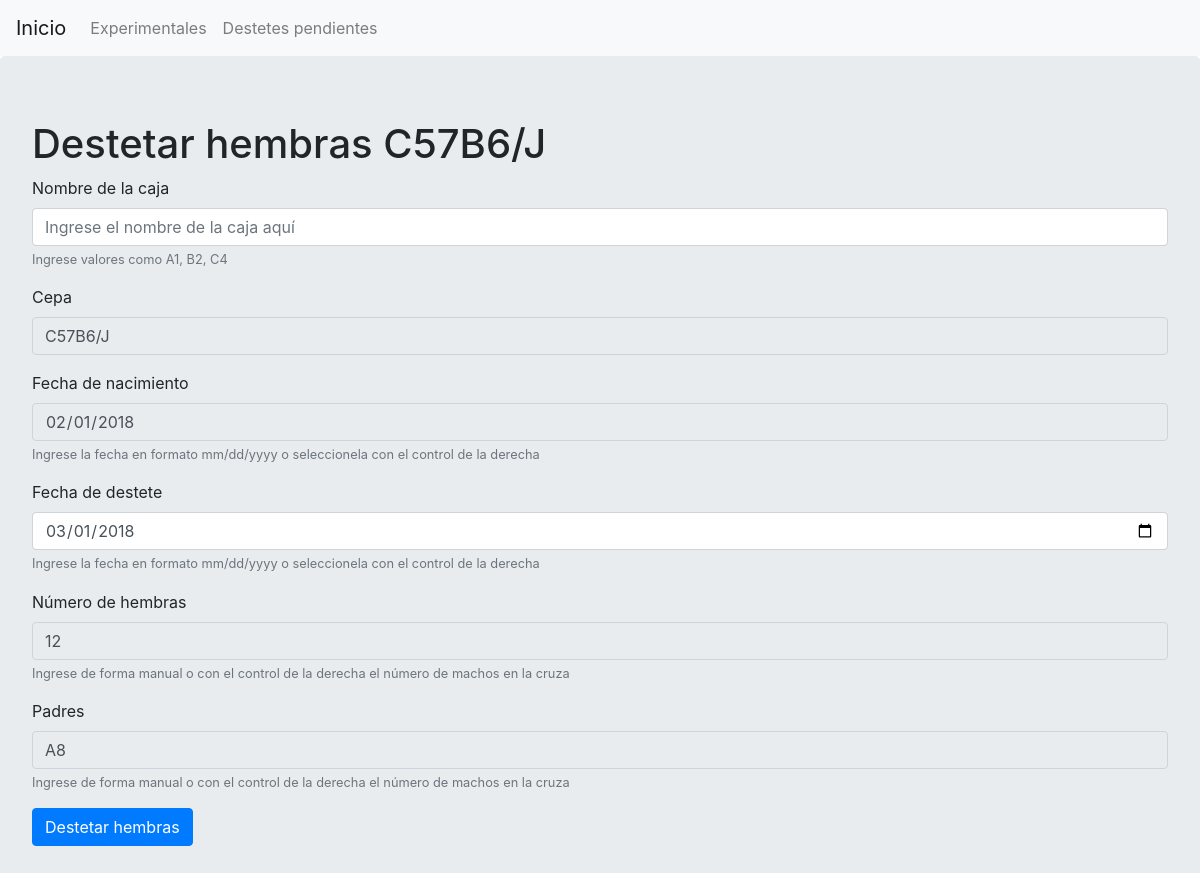
/hembra/1, run on the app's committed database.
### app.py (models this page shows, shortened)
class Cruza(db.Model):
    __tablename__ = 'cruza'
    __table_args__ = {'extend_existing': True}
    db.Model.metadata.reflect(db.engine)
    id = db.Column(db.Integer, primary_key=True)
    caja = db.Column(db.String(20), nullable=False)
    cepa = db.Column(db.String(20), nullable=False)
    fecha_cruza = db.Column(db.DateTime, default=datetime.utcnow, nullable=False)
    machos = db.Column(db.Integer, default=0)
    hembras = db.Column(db.Integer, default=0)
    camadas = db.relationship('Camada', backref='cruza', lazy=True)
    macho = db.relationship('Macho', backref='cruza', lazy=True)
    hembra = db.relationship('Hembra', backref='cruza', lazy=True)

class Camada(db.Model):
    __tablename__ = 'camada'
    __table_args__ = {'extend_existing': True}
    db.Model.metadata.reflect(db.engine)
    id = db.Column(db.Integer, primary_key=True)
    fecha_nacimiento = db.Column(db.DateTime, default=datetime.utcnow, nullable=False)
    fecha_destete = db.Column(db.DateTime, default=datetime.today() + relativedelta(days=+28), nullable=False)
    machos = db.Column(db.Integer, default=0, nullable=False)
    hembras = db.Column(db.Integer, default=0, nullable=False)
    macho_is_created = db.Column(db.Boolean, default=False, nullable=False)
    hembra_is_created = db.Column(db.Boolean, default=False, nullable=False)
    cruza_id = db.Column(db.Integer, db.ForeignKey('cruza.id'), nullable=False)

### app.py (the view)
@app.route("/hembra/<int:id>", methods=['POST', 'GET'])
def hembra(id):
    camada = Camada.query.get_or_404(id)
    cruza = Cruza.query.get_or_404(camada.cruza_id)
    if request.method == 'POST' and camada.hembra_is_created == False:
        caja = request.form['caja'].upper()
        try:
            fecha_destete = datetime.strptime(request.form['fecha_destete'], "%Y-%m-%d")
        except:
            return redirect("/user-error/")
        if caja and camada.fecha_destete:
            padres = cruza.caja
            hembra = Hembra(caja=caja, fecha_nacimiento=camada.fecha_nacimiento,fecha_destete=fecha_destete, cantidad=camada.hembras, cepa=cruza.cepa, cruza=cruza, padres=padres)
            try:
                db.session.add(hembra)
                db.session.commit()
                camada.hembra_is_created = True
                db.session.commit()
                return redirect('/camada/{}'.format(id))
            except Exception as e:
                return str(e)
        else:
            return redirect("/user-error/")
    else:
        return render_template("hembra.html", cruza=cruza, camada=camada)

### templates/hembra.html (shortened to what this page needs)
{% extends 'base.html' %}
{% block body%}
<div class="jumbotron">
	<div class="content">
		<h1>Destetar hembras {{cruza.cepa}}</h1>
		<form action="/hembra/{{camada.id}}" method="POST">
			<div class="form-group">
				<label for="caja">Nombre de la caja</label>
				<input type="text" class="form-control" name="caja" id="caja" aria-describedby="cajaHelp" placeholder="Ingrese el nombre de la caja aquí">
				<small id="cajaHelp" class="form-text text-muted">Ingrese valores como A1, B2, C4</small>
			</div>
			<div class="form-group">
				<label for="cepa">Cepa</label>
				<input type="text" class="form-control" name="cepa" id="cepa" aria-describedby="cepaHelp" placeholder="Ingrese el nombre de la caja aquí" readonly value="{{cruza.cepa}}" readonly>
			</div>
			<div class="form-group">
				<label for="fecha_nacimiento">Fecha de nacimiento</label>
				<input type="date" class="form-control" name="fecha_cruza" id="fecha_nacimiento" aria-describedby="fecha_nacimientoHelp" value="{{camada.fecha_nacimiento.date()}}" readonly>
				<small id="fecha_nacimientoHelp" class="form-text text-muted" >Ingrese la fecha en formato mm/dd/yyyy o seleccionela con el control de la derecha</small>
			</div>
			<div class="form-group">
				<label for="fecha_destete">Fecha de destete</label>
				<input type="date" class="form-control" name="fecha_destete" id="fecha_destete" aria-describedby="fecha_desteteHelp" value="{{camada.fecha_destete.date()}}">
				<small id="fecha_desteteHelp" class="form-text text-muted" >Ingrese la fecha en formato mm/dd/yyyy o seleccionela con el control de la derecha</small>
			</div>
			<div class="form-group">
				<label for="hembra">Número de hembras</label>
				<input type="number" class="form-control" name="hembra" id="hembra" aria-describedby="machosHelp" min="0" value="{{camada.hembras}}" readonly>
				<small id="hembraHelp" class="form-text text-muted">Ingrese de forma manual o con el control de la derecha el número de machos en la cruza</small>
			</div>
			<div class="form-group">
				<label for="padres">Padres</label>
				<input type="text" class="form-control" name="padres" id="padres" aria-describedby="padresHelp" min="0" value="{{cruza.caja}}" readonly>
				<small id="padresHelp" class="form-text text-muted">Ingrese de forma manual o con el control de la derecha el número de machos en la cruza</small>
			</div>
			<input class="btn btn-primary mb-2" type="submit" value="Destetar hembras">
		</form>
	</div>
</div>
{% endblock %}

### data on the page
Cruza: cepa "C57B6/J", padres "A8"
Camada: fecha_cruza "02/01/2018", fecha_destete "03/01/2018", hembra "12"
